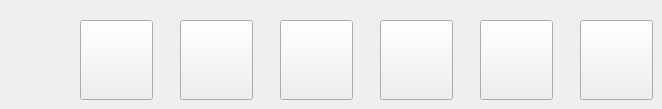
      <widget class="QWidget" name="tab_9">
       <property name="autoFillBackground">
        <bool>true</bool>
       </property>
       <attribute name="title">
        <string>Avenger</string>
       </attribute>
       <widget class="QPushButton" name="servant_cal_107">
        <property name="geometry">
         <rect>
          <x>580</x>
          <y>20</y>
          <width>73</width>
          <height>80</height>
         </rect>
        </property>
        <property name="text">
         <string notr="true"/>
        </property>
        <property name="icon">
         <iconset resource="resource.qrc">
          <normaloff>:/resource/head/107.jpg</normaloff>:/resource/head/107.jpg</iconset>
        </property>
        <property name="iconSize">
         <size>
          <width>80</width>
          <height>80</height>
         </size>
        </property>
        <property name="autoRepeat">
         <bool>false</bool>
        </property>
       </widget>
       <widget class="QPushButton" name="servant_cal_158">
        <property name="geometry">
         <rect>
          <x>380</x>
          <y>20</y>
          <width>73</width>
          <height>80</height>
         </rect>
        </property>
        <property name="text">
         <string notr="true"/>
        </property>
        <property name="icon">
         <iconset resource="resource.qrc">
          <normaloff>:/resource/head/158.jpg</normaloff>:/resource/head/158.jpg</iconset>
        </property>
        <property name="iconSize">
         <size>
          <width>80</width>
          <height>80</height>
         </size>
        </property>
        <property name="autoRepeat">
         <bool>false</bool>
        </property>
       </widget>
       <widget class="QPushButton" name="servant_cal_096">
        <property name="geometry">
         <rect>
          <x>80</x>
          <y>20</y>
          <width>73</width>
          <height>80</height>
         </rect>
        </property>
        <property name="text">
         <string notr="true"/>
        </property>
        <property name="icon">
         <iconset resource="resource.qrc">
          <normaloff>:/resource/head/096.jpg</normaloff>:/resource/head/096.jpg</iconset>
        </property>
        <property name="iconSize">
         <size>
          <width>80</width>
          <height>80</height>
         </size>
        </property>
        <property name="autoRepeat">
         <bool>false</bool>
        </property>
       </widget>
       <widget class="QPushButton" name="servant_cal_204">
        <property name="geometry">
         <rect>
          <x>480</x>
          <y>20</y>
          <width>73</width>
          <height>80</height>
         </rect>
        </property>
        <property name="text">
         <string notr="true"/>
        </property>
        <property name="icon">
         <iconset resource="resource.qrc">
          <normaloff>:/resource/head/204.jpg</normaloff>:/resource/head/204.jpg</iconset>
        </property>
        <property name="iconSize">
         <size>
          <width>80</width>
          <height>80</height>
         </size>
        </property>
        <property name="autoRepeat">
         <bool>false</bool>
        </property>
       </widget>
       <widget class="QPushButton" name="servant_cal_147">
        <property name="geometry">
         <rect>
          <x>280</x>
          <y>20</y>
          <width>73</width>
          <height>80</height>
         </rect>
        </property>
        <property name="text">
         <string notr="true"/>
        </property>
        <property name="icon">
         <iconset resource="resource.qrc">
          <normaloff>:/resource/head/147.jpg</normaloff>:/resource/head/147.jpg</iconset>
        </property>
        <property name="iconSize">
         <size>
          <width>80</width>
          <height>80</height>
         </size>
        </property>
        <property name="autoRepeat">
         <bool>false</bool>
        </property>
       </widget>
       <widget class="QPushButton" name="servant_cal_106">
        <property name="geometry">
         <rect>
          <x>180</x>
          <y>20</y>
          <width>73</width>
          <height>80</height>
         </rect>
        </property>
        <property name="text">
         <string notr="true"/>
        </property>
        <property name="icon">
         <iconset resource="resource.qrc">
          <normaloff>:/resource/head/106.jpg</normaloff>:/resource/head/106.jpg</iconset>
        </property>
        <property name="iconSize">
         <size>
          <width>80</width>
          <height>80</height>
         </size>
        </property>
        <property name="autoRepeat">
         <bool>false</bool>
        </property>
       </widget>
      </widget>
